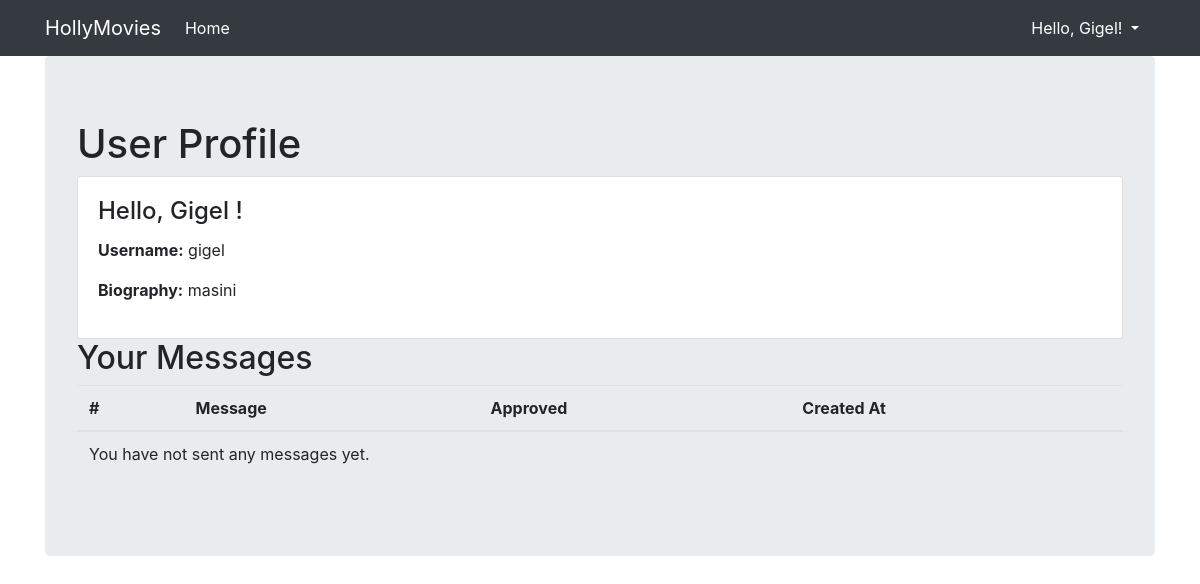
Page /accounts/profile/ (signed in) on the earlier database version.
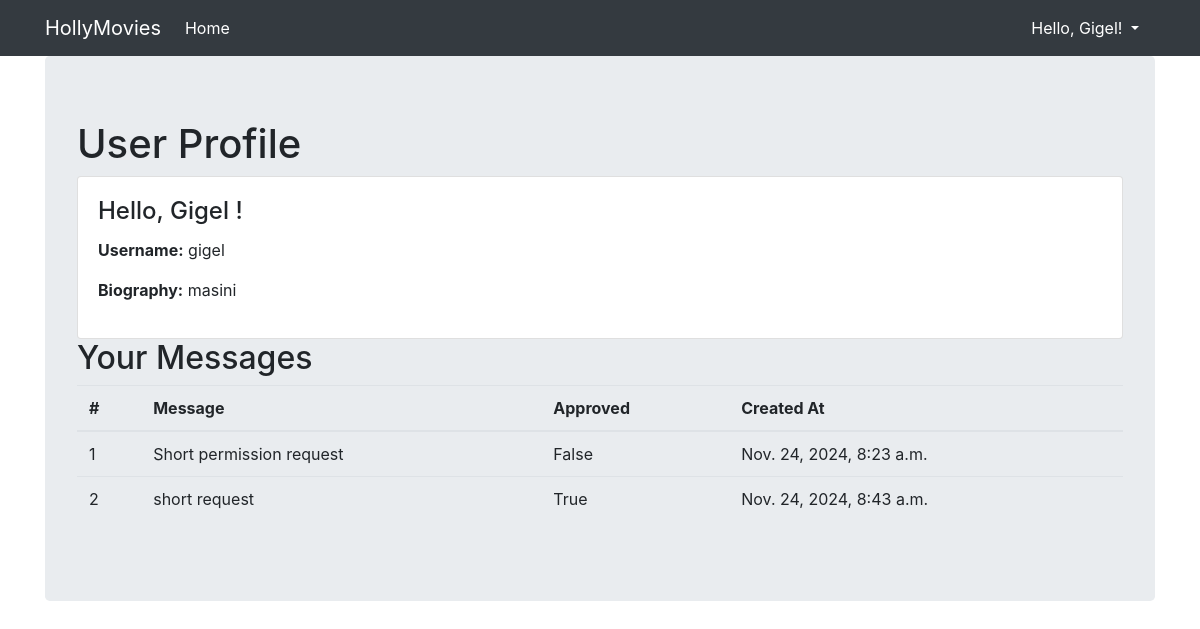
Same page on the later database version.
### accounts/models.py (models this page shows, shortened)
class Profile(Model):
    user = OneToOneField(User, on_delete=CASCADE)
    biography = TextField()

class AdminRequestMessage(models.Model):
    user = models.ForeignKey(User, on_delete=models.CASCADE, related_name='admin_requests')
    message = models.TextField()
    created_at = models.DateTimeField(auto_now_add=True)
    approved = models.BooleanField(default=False)

### accounts/views.py (the view)
# urls.py: path('profile/', ProfileView.as_view(), name='profile'),
class ProfileView(LoginRequiredMixin, TemplateView):
    template_name = 'profile.html'
    def get_context_data(self, **kwargs):
        context = super().get_context_data(**kwargs)
        context['username'] = self.request.user.username
        context['first_name'] = self.request.user.first_name
        context['last_name'] = self.request.user.last_name
        user = self.request.user
        context['user'] = user
        context['user_messages'] = AdminRequestMessage.objects.filter(user=user)  # Mesajele utilizatorului curent
        context['biography'] = getattr(self.request.user.profile, 'biography', None)  # Safe lookup
        return context

### accounts/templates/profile.html
{% extends 'base.html' %}
{% block content %}
<h1>User Profile</h1>
<div class="card">
    <div class="card-body">
        <h4 class="card-title">Hello, {{ first_name }} {{ last_name }}!</h4>
        <p><strong>Username:</strong> {{ username }}</p>
        <p><strong>Biography:</strong> {{ biography }}</p>
    </div>
</div>
<h2>Your Messages</h2>
<table class="table">
    <thead>
        <tr>
            <th>#</th>
            <th>Message</th>
            <th>Approved</th>
            <th>Created At</th>
        </tr>
    </thead>
    <tbody>
        {% for msg in user_messages %}
        <tr>
            <td>{{ forloop.counter }}</td>
            <td>{{ msg.message }}</td>
            <td>{{ msg.approved }}</td>
            <td>{{ msg.created_at }}</td>
        </tr>
        {% empty %}
        <tr>
            <td colspan="4">You have not sent any messages yet.</td>
        </tr>
        {% endfor %}
    </tbody>
</table>
{% endblock %}

### viewer/templates/base.html (shortened to what this page needs)
{% load static %}
<html {% if LANGUAGE_CODE %}lang="{{ LANGUAGE_CODE }}" {% endif %}>
<head>
    <link rel="stylesheet" href="https://stackpath.bootstrapcdn.com/bootstrap/4.2.1/css/bootstrap.min.css"
>
    <link rel="stylesheet" href="{% static 'index.css' %}">
</head>
<body>
<nav class="navbar navbar-expand-lg navbar-dark bg-dark">
    <div class="container">
        <a class="navbar-brand" href="/">HollyMovies</a>
        <div class="collapse navbar-collapse" id="navbarNavAltMarkup">
            <div class="navbar-nav">
                <a class="nav-item nav-link active" href="/">
                    Home
                </a>
            </div>
        </div>
        <div class="nav-item dropdown ml-auto">
            {% if user.is_authenticated %}
            <a class="nav-link dropdown-toggle text-white" href="#" id="profileDropdown" data-toggle="dropdown">
                {% if user.first_name  %} Hello, {{ user.first_name }}!
                {% else %} Hello, {{ user.username }} {% endif %}
            </a>
            {% endif %}
        </div>
    </div>
</nav>
<div class="container">
    <div class="jumbotron">
        {% block content %}{% endblock %}
    </div>
</div>
</body>
</html>

Differences in the rows shown:
added AdminRequestMessage: message "Short permission request", approved "False", created_at "Nov. 24, 2024, 8:23 a.m."
added AdminRequestMessage: message "short request", approved "True", created_at "Nov. 24, 2024, 8:43 a.m."
Other differences:
text no longer shown: "You have not sent any messages yet."
